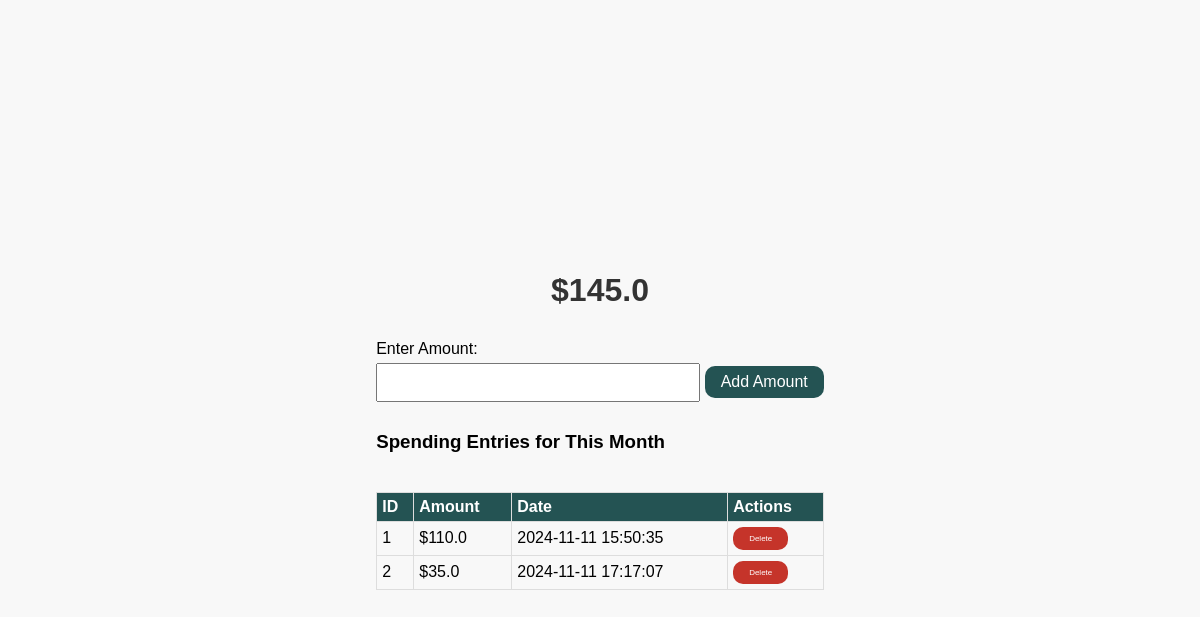
The page /budget on the database as committed earlier.
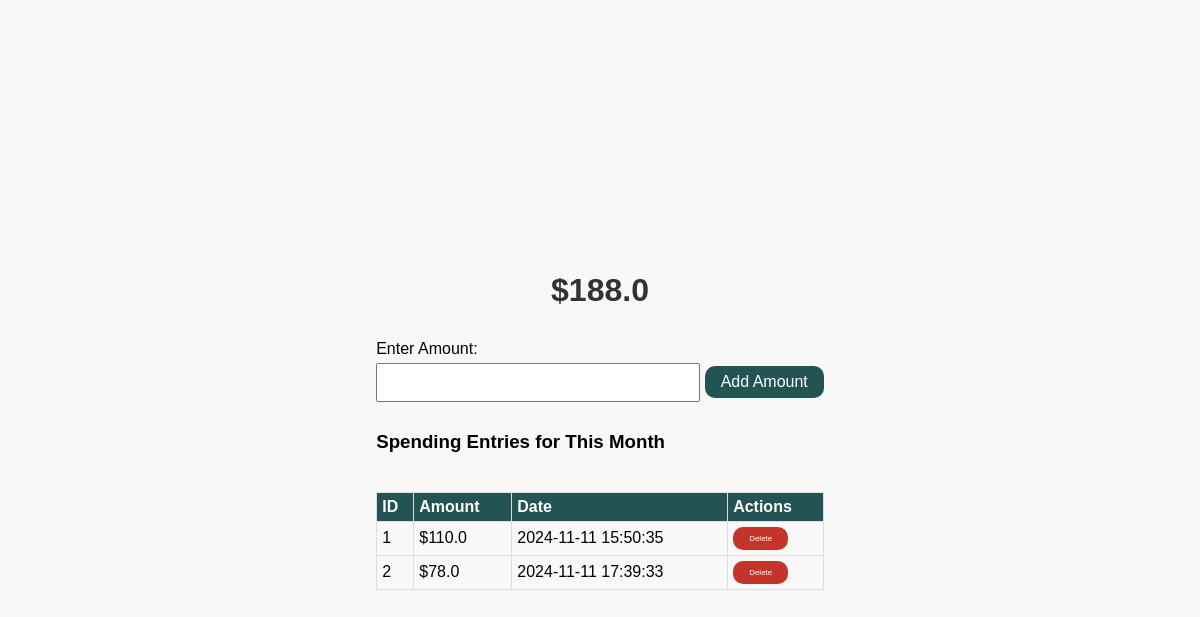
The same page on the database as committed later.
### app.py (models this page shows)
class Spending(db.Model):
    id = db.Column(db.Integer, primary_key=True, autoincrement=True)
    amount = db.Column(db.Float, nullable=False)
    date = db.Column(db.DateTime, default=datetime.utcnow)

### app.py (the view)
@app.route('/budget', methods=['GET'])
def track_spending_page():
    current_month = datetime.utcnow().month
    current_year = datetime.utcnow().year
    total_spending = db.session.query(db.func.sum(Spending.amount)).filter(
        db.extract('month', Spending.date) == current_month,
        db.extract('year', Spending.date) == current_year
    ).scalar() or 0  # Default to 0 if no data
    spending_entries = Spending.query.filter(
        db.extract('month', Spending.date) == current_month,
        db.extract('year', Spending.date) == current_year
    ).all()
    return render_template('budget.html', total_spending=total_spending, spending_entries=spending_entries)

### templates/budget.html (shortened to what this page needs)
<!DOCTYPE html>
<html lang="en">
<head>
</head>
<body style="display: grid; place-content: center; height: 100vh; margin: 0;">
    <h1 style="text-align: center;">${{ total_spending}}</h1>
    <form id="addSpendingForm">
        <label for="amount">Enter Amount:</label>
        <input type="number" id="amount" name="amount" step="0.01" required>
        <button type="submit">Add Amount</button>
    </form>
    <h3>Spending Entries for This Month</h3>
    <table id="spendingTable">
        <thead>
            <tr>
                <th>ID</th>
                <th>Amount</th>
                <th>Date</th>
                <th>Actions</th>
            </tr>
        </thead>
        <tbody>
            {% for entry in spending_entries %}
                <tr data-id="{{ entry.id }}">
                    <td>{{ entry.id }}</td>
                    <td>${{ entry.amount }}</td>
                    <td>{{ entry.date.strftime('%Y-%m-%d %H:%M:%S') }}</td>
                    <td><button class="delete-button" onclick="confirmDelete({{ entry.id }})">Delete</button></td>
                </tr>
            {% endfor %}
        </tbody>
    </table>
</body>
</html>

### templates/budget.html (style rules this page uses)
body { font-family: Arial, sans-serif; margin: 20px; padding: 20px; background-color: #f8f8f8; }
h1, h2 { color: #333; }
label { display: block; margin: 10px 0 5px; }
input { margin-bottom: 10px; padding: 10px; width: 300px; }
button { padding: 7px 16px; font-size: 16px; color: white; background-color: #245353; border: none; border-radius: 10px; cursor: pointer; }
table { width: 100%; border-collapse: collapse; margin-top: 20px; }
th, td { padding: 5px; border: 1px solid #ddd; text-align: left; }
th { background-color: #245353; color: white; }
.delete-button { font-size: 8px; background-color: #c5342a; }

Rows that differ between the two databases and show on the page:
changed Spending id 2: amount "35.0" → "78.0"; date "2024-11-11 17:17:07" → "2024-11-11 17:39:33"
Other text that changed with them:
{{ total_spending }}: "145.0" → "188.0"
